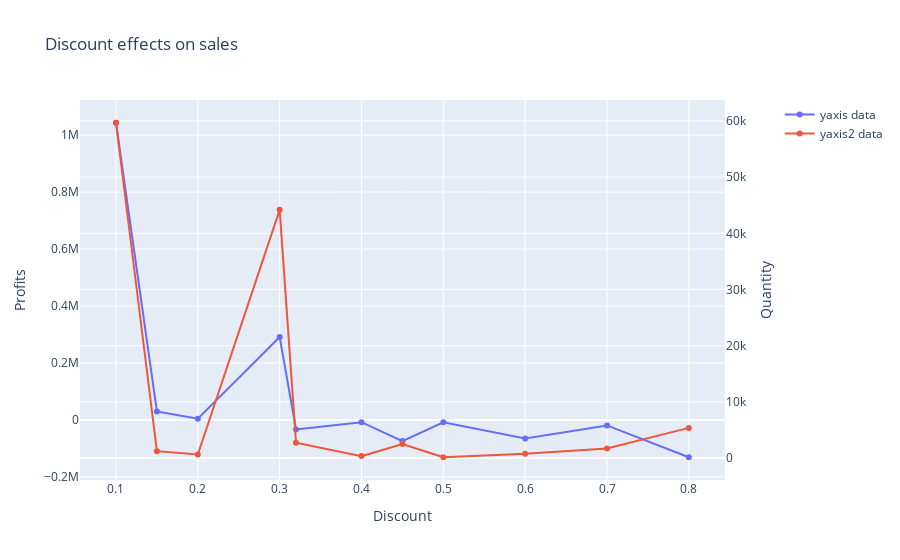

The cell this chart's notebook holds for it:
### Code cell
fig = make_subplots(specs=[[{"secondary_y": True}]])
fig.add_trace(
    go.Scatter(x=sorted_discount_list, y=test_df['Profit'], name="yaxis data"),
    secondary_y=False,
)

fig.add_trace(
    go.Scatter(x=sorted_discount_list, y=test_df['Quantity'], name="yaxis2 data"),
    secondary_y=True,
)
# Add figure title
fig.update_layout(
    title_text="Discount effects on sales"
)

# Set x-axis title
fig.update_xaxes(title_text="Discount")

# Set y-axes titles
fig.update_yaxes(title_text="Profits", secondary_y=False)
fig.update_yaxes(title_text="Quantity", secondary_y=True)
fig.show()

### Figure 1 — Plotly figure (JSON) as saved in the notebook; plotly's stock layout.template omitted (floating-point values rounded to 4 significant figures)
{"data": [{"name": "yaxis data", "x": [0.1, 0.15, 0.2, 0.3, 0.32, 0.4, 0.45, 0.5, 0.6, 0.7, 0.8], "y": [1043000.0, 29620.0, 4463.0, 291100.0, -33600.0, -7970.0, -74380.0, -8096.0, -65410.0, -19330.0, -131100.0, -95990.0], "type": "scatter", "xaxis": "x", "yaxis": "y"}, {"name": "yaxis2 data", "x": [0.1, 0.15, 0.2, 0.3, 0.32, 0.4, 0.45, 0.5, 0.6, 0.7, 0.8], "y": [59684, 1234, 636, 44181, 2733, 345, 2515, 144, 772, 1720, 5370, 3826], "type": "scatter", "xaxis": "x", "yaxis": "y2"}], "layout": {"xaxis": {"anchor": "y", "domain": [0.0, 0.94], "title": {"text": "Discount"}}, "yaxis": {"anchor": "x", "domain": [0.0, 1.0], "title": {"text": "Profits"}}, "yaxis2": {"anchor": "x", "overlaying": "y", "side": "right", "title": {"text": "Quantity"}}, "title": {"text": "Discount effects on sales"}}}
